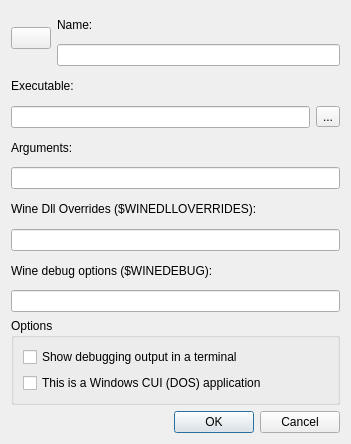
<ui version="4.0" >
 <class>programShortcutEditor</class>
 <widget class="QDialog" name="programShortcutEditor" >
  <property name="geometry" >
   <rect>
    <x>0</x>
    <y>0</y>
    <width>351</width>
    <height>444</height>
   </rect>
  </property>
  <property name="windowTitle" >
   <string>Shortcut Editor</string>
  </property>
  <layout class="QGridLayout" >
   <item rowspan="2" row="0" column="0" >
    <widget class="QPushButton" name="iconButton" >
     <property name="sizePolicy" >
      <sizepolicy vsizetype="Fixed" hsizetype="Fixed" >
       <horstretch>0</horstretch>
       <verstretch>0</verstretch>
      </sizepolicy>
     </property>
     <property name="text" >
      <string/>
     </property>
     <property name="iconSize" >
      <size>
       <width>64</width>
       <height>64</height>
      </size>
     </property>
    </widget>
   </item>
   <item row="0" column="1" colspan="2" >
    <widget class="QLabel" name="label" >
     <property name="text" >
      <string>Name:</string>
     </property>
     <property name="buddy" >
      <cstring>nameEdit</cstring>
     </property>
    </widget>
   </item>
   <item row="1" column="1" colspan="2" >
    <widget class="QLineEdit" name="nameEdit" />
   </item>
   <item row="2" column="0" colspan="3" >
    <widget class="QLabel" name="label_2" >
     <property name="text" >
      <string>Executable:</string>
     </property>
     <property name="buddy" >
      <cstring>executableEdit</cstring>
     </property>
    </widget>
   </item>
   <item row="3" column="0" colspan="2" >
    <widget class="QLineEdit" name="executableEdit" />
   </item>
   <item row="3" column="2" >
    <widget class="QToolButton" name="executableBrowseButton" >
     <property name="toolTip" >
      <string>Browse</string>
     </property>
     <property name="text" >
      <string>...</string>
     </property>
     <property name="icon" >
      <iconset resource="../icons/icons.qrc" >:/icons/browse.png</iconset>
     </property>
    </widget>
   </item>
   <item row="4" column="0" colspan="3" >
    <widget class="QLabel" name="label_3" >
     <property name="text" >
      <string>Arguments:</string>
     </property>
     <property name="buddy" >
      <cstring>argsEdit</cstring>
     </property>
    </widget>
   </item>
   <item row="5" column="0" colspan="3" >
    <widget class="QLineEdit" name="argsEdit" />
   </item>
   <item row="6" column="0" colspan="3" >
    <widget class="QLabel" name="label_4" >
     <property name="text" >
      <string>Wine Dll Overrides ($WINEDLLOVERRIDES):</string>
     </property>
     <property name="buddy" >
      <cstring>wineDllOverridesEdit</cstring>
     </property>
    </widget>
   </item>
   <item row="7" column="0" colspan="3" >
    <widget class="QLineEdit" name="wineDllOverridesEdit" />
   </item>
   <item row="8" column="0" colspan="3" >
    <widget class="QLabel" name="label_5" >
     <property name="text" >
      <string>Wine debug options ($WINEDEBUG):</string>
     </property>
     <property name="buddy" >
      <cstring>wineDebugEdit</cstring>
     </property>
    </widget>
   </item>
   <item row="9" column="0" colspan="3" >
    <widget class="QLineEdit" name="wineDebugEdit" />
   </item>
   <item row="10" column="0" colspan="3" >
    <widget class="QGroupBox" name="groupBox" >
     <property name="title" >
      <string>Options</string>
     </property>
     <layout class="QVBoxLayout" >
      <item>
       <widget class="QCheckBox" name="terminalBox" >
        <property name="text" >
         <string>Show debugging output in a terminal</string>
        </property>
       </widget>
      </item>
      <item>
       <widget class="QCheckBox" name="dosBox" >
        <property name="text" >
         <string>This is a Windows CUI (DOS) application</string>
        </property>
       </widget>
      </item>
     </layout>
    </widget>
   </item>
   <item row="11" column="0" colspan="3" >
    <widget class="QDialogButtonBox" name="buttonBox" >
     <property name="orientation" >
      <enum>Qt::Horizontal</enum>
     </property>
     <property name="standardButtons" >
      <set>QDialogButtonBox::Cancel|QDialogButtonBox::NoButton|QDialogButtonBox::Ok</set>
     </property>
    </widget>
   </item>
  </layout>
 </widget>
 <resources>
  <include location="../icons/icons.qrc" />
 </resources>
 <connections>
  <connection>
   <sender>buttonBox</sender>
   <signal>accepted()</signal>
   <receiver>programShortcutEditor</receiver>
   <slot>accept()</slot>
   <hints>
    <hint type="sourcelabel" >
     <x>248</x>
     <y>254</y>
    </hint>
    <hint type="destinationlabel" >
     <x>157</x>
     <y>274</y>
    </hint>
   </hints>
  </connection>
  <connection>
   <sender>buttonBox</sender>
   <signal>rejected()</signal>
   <receiver>programShortcutEditor</receiver>
   <slot>reject()</slot>
   <hints>
    <hint type="sourcelabel" >
     <x>316</x>
     <y>260</y>
    </hint>
    <hint type="destinationlabel" >
     <x>286</x>
     <y>274</y>
    </hint>
   </hints>
  </connection>
 </connections>
</ui>
